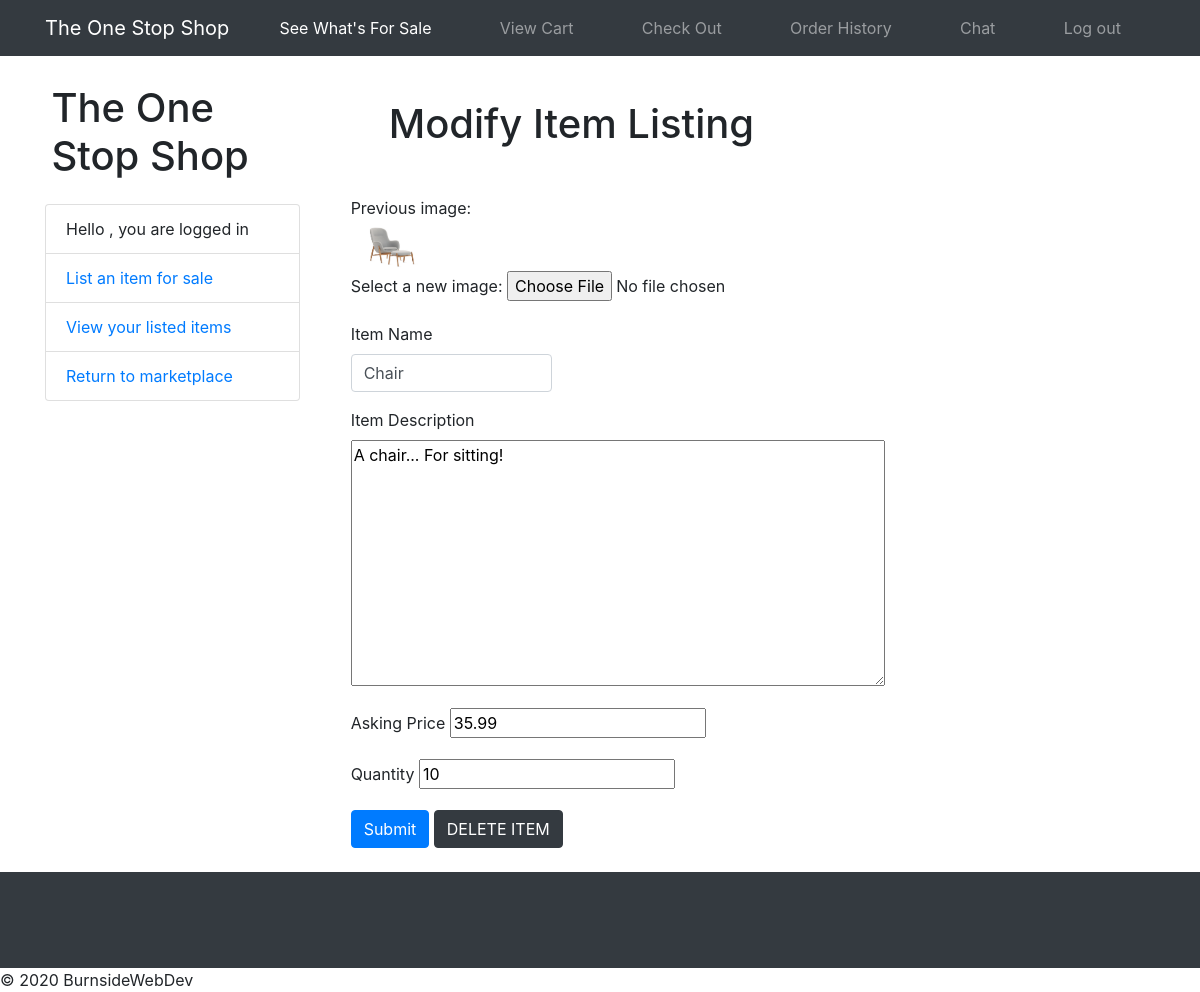
Page /edit/4/ on the committed database.
### item/models.py (models this page shows, shortened)
class Item(models.Model):
    owner = models.ForeignKey(User, on_delete=models.CASCADE)
    image = models.ImageField(upload_to='images/')
    itemname = models.CharField(max_length=100)
    descrip = models.CharField(max_length=1000)
    price = models.DecimalField(max_digits=10, decimal_places=2)
    inv_count = models.PositiveIntegerField()

### accounts/views.py (the view)
# urls.py: path('edit/<int:id>/', views.item_update, name='item_update'),
def item_update(request, id):
    post = get_object_or_404(Item, id=id)
    if request.method == "POST":
        form = forms.AddItemForm(request.POST, request.FILES, instance=post)
        if form.is_valid():
            post = form.save(commit=False)
            post.save()
            return HttpResponseRedirect(reverse('my_items'))
    else:
        form = forms.AddItemForm(instance=post)
    context = {'form': form}
    context['item'] = post
    return render(request, "edit_item.html", context)

### accounts/forms.py (shortened to what this page needs)
class AddItemForm(ModelForm):
	class Meta:
		model = Item
		fields = ["image", "itemname", "descrip", "price", "inv_count",]

### item/templates/edit_item.html (shortened to what this page needs)
{% extends 'navbar_l.html' %}
{% block content %}
<html>
   <head>
      <link href="../../static/vendor/bootstrap/css/bootstrap.min.css" rel="stylesheet">
      <link href="../../static/css/signup.css" rel="stylesheet">
   </head>
   <body>
      <div class="container">
         <div class="row">
            <div class="col-lg-3">
               <h1 class="my-4">The One Stop Shop</h1>
               <div class="list-group">
                  <p class="list-group-item">Hello {{request.user.username}}, you are logged in</p>
                  <a href="{% url 'list_item' %}" class="list-group-item">List an item for sale</a>
                  <a href="{% url 'my_items' %}" class="list-group-item">View your listed items</a>
                  <a href="{% url 'index' %}" class="list-group-item">Return to marketplace</a>
               </div>
            </div>
            <div class="col-lg-9">
               <div class="banner">
                  <h1>Modify Item Listing</h1>
               </div>
               <form method="post" action="" enctype="multipart/form-data">
                  <div>Previous image:</div>
                  <div><img class="img" width=10% height=10% src= {{item.image.url}} alt=""></div>
                  <div class="form-group">
                     <label>Select a new image:</label>
                     <input type="file" name="image" accept="image/*"/>
                  </div>
                  <div class="form-group">
                     <label>Item Name</label>
                     <input type="text" class="form-control" name="itemname" value="{{item.itemname}}"/>
                  </div>
                  <div class="form-group">
                     <label>Item Description</label><br />
                     <textarea name="descrip" cols="50" rows="10">{{item.descrip}}</textarea><br />
                  </div>
                  <div class="form-group">
                     <label>Asking Price</label>
                     <input type="number" name="price" min="0" step=".01" value="{{item.price}}"/>
                  </div>
                  <div class="form-group">
                     <label>Quantity</label>
                     <input type="number" name="inv_count" min="1" step="1" value="{{item.inv_count}}">
                  </div>
                  <input class="btn btn-primary" type="submit" value="Submit"/>
                  <a class="btn btn-dark" href="{% url 'item_delete' id=item.id %}">DELETE ITEM</a>
               </form>
            </div>
         </div>
      </div>
      <footer class="py-5 bg-dark">
         <div class="navbar fixed-bottom">
         </div>
      </footer>
   </body>
</html>
{% endblock %}

### accounts/static/css/signup.css (style rules this page uses)
.form-control { width: 25%; }
form { margin-left: 2.5%; }
body { padding-top: 60px; }
.banner { padding: 40px; }
h1 { margin-left: 2.5%; }

### rows in the picture
Item: image (picture), itemname "Chair", descrip "A chair... For sitting!", price "35.99", inv_count "10"
